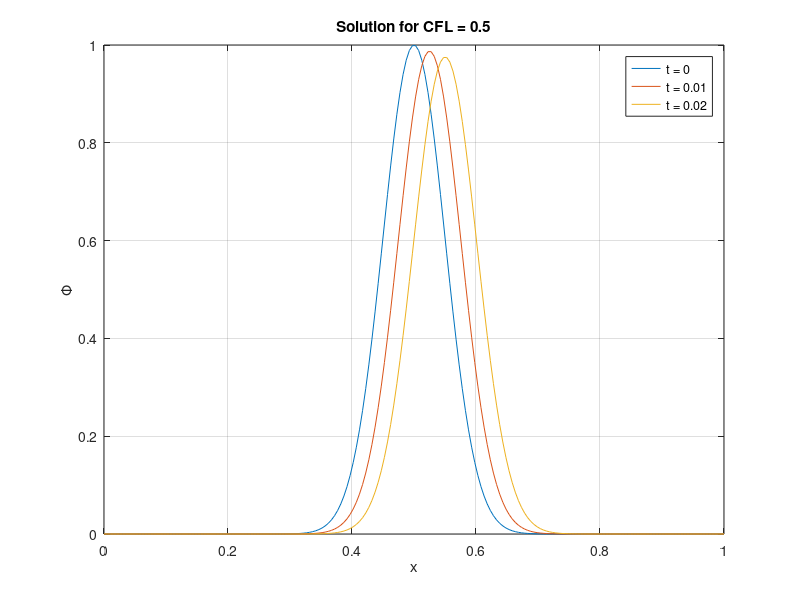
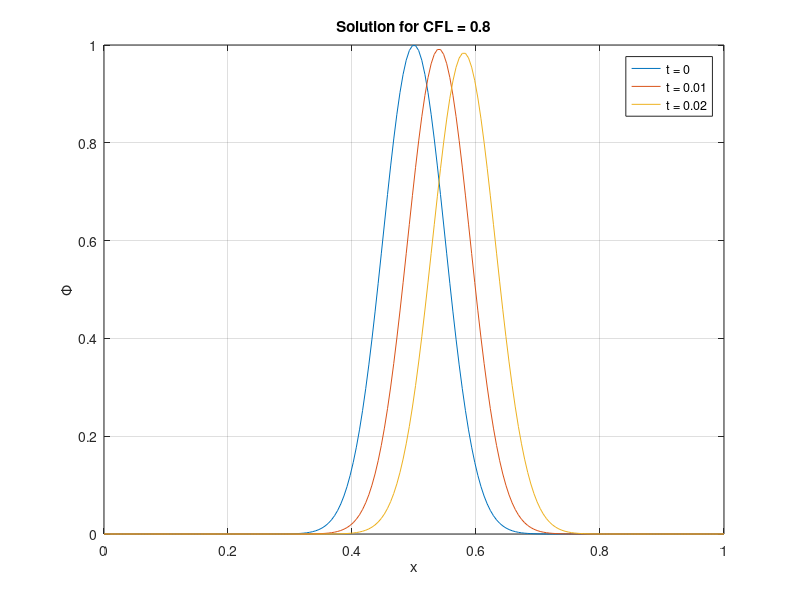
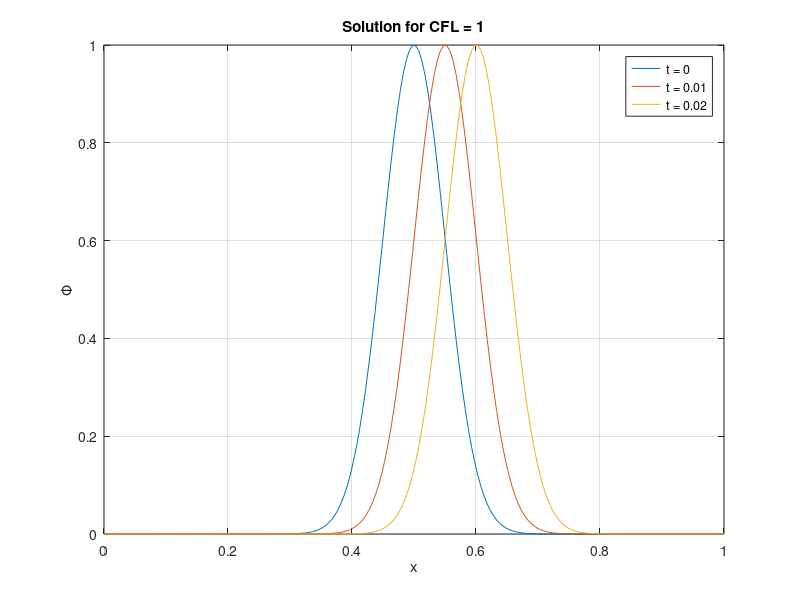

MATLAB code for these plots, in order: (Note: this script raises an error after producing the figures.)
% Parameters
L = 1;              % Length of the domain
Nx = 200;           % Number of grid points
dx = L / Nx;        % Grid spacing
x = linspace(0, L, Nx); % Spatial grid
dt = 0.01;          % Time step
T = 0.3;            % Total simulation time
Nt = ceil(T / dt);  % Number of time steps
u_values = [0.25, 0.4, 0.5]; % Different velocity values

% Initialize solution matrix
u_solution = zeros(Nx, Nt, length(u_values));

% Loop over different velocity values
for u_index = 1:length(u_values)
    u = u_values(u_index);
    
    % Stabilized discretization coefficient
    c = u * dt / dx;
    
    % Check CFL condition
    if c > 1
        error('CFL condition violated: 0 <= c <= 1');
    end
    
    % Initial condition (Gaussian wave with width 0.05)
    sigma = 0.05; % Width of the Gaussian wave
    u_solution(:, 1, u_index) = exp(-((x-0.5*L).^2) / (2*sigma^2));
    
    % Time integration
    for n = 1:Nt-1
        % Apply stabilized discretization
        for i = 2:Nx
            u_solution(i, n+1, u_index) = u_solution(i, n, u_index) - (u * dt / dx) * (u_solution(i, n, u_index) - u_solution(i-1, n, u_index));
        end
        
        % Boundary condition (periodic)
        u_solution(1, n+1, u_index) = u_solution(Nx, n+1, u_index);
    end
    
    % Plot solution
    figure;
    for n = 1:10:Nt
        plot(x, u_solution(:, n, u_index));
        hold on;
    end
    hold off;
    title(['Solution for CFL = ', num2str(c)]);
    xlabel('x');
    ylabel('\Phi');
    grid on;
    legend('t = 0', 't = 0.01', 't = 0.02');
end



% new-------------new

% Parameters
L = 1;                  % Length of the domain
Nx_values = [100, 200, 400]; % Different number of grid points for testing
T = 3;                  % Total simulation time
u_values = [0.25, 0.4, 0.5]; % Different velocity values
times_to_plot = [0, 0.15, 0.45, 0.65, 0.75]; % Times at which we want to plot the solution

% Loop over different number of grid points
for Nx_index = 1:length(Nx_values)
    Nx = Nx_values(Nx_index);
    dx = L / Nx;        % Grid spacing
    x = linspace(0, L, Nx); % Spatial grid
    dt = 0.01;          % Time step
    Nt = ceil(T / dt);  % Number of time steps

    % Initialize solution matrix
    u_solution = zeros(Nx, Nt, length(u_values));
    
    % Measure the speed of calculation
    tic;
    
    % Loop over different velocity values
    for u_index = 1:length(u_values)
        u = u_values(u_index);
        
        % Stabilized discretization coefficient
        c = u * dt / dx;
        
        % Check CFL condition
        if c > 1
            error('CFL condition violated: 0 <= c <= 1');
        end
        
        % Initial condition (Gaussian wave with width 0.05)
        sigma = 0.05; % Width of the Gaussian wave
        u_solution(:, 1, u_index) = exp(-((x-0.5*L).^2) / (2*sigma^2));
        
        % Time integration
        for n = 1:Nt-1
            % Apply upwind discretization with periodic boundary condition
            u_solution(1, n+1, u_index) = u_solution(1, n, u_index) - c * (u_solution(1, n, u_index) - u_solution(Nx, n, u_index));
            for i = 2:Nx
                if u >= 0
                    % Upwind scheme if velocity is positive
                    u_solution(i, n+1, u_index) = u_solution(i, n, u_index) - c * (u_solution(i, n, u_index) - u_solution(i-1, n, u_index));
                else
                    % Upwind scheme if velocity is negative
                    u_solution(i, n+1, u_index) = u_solution(i, n, u_index) - c * (u_solution(i+1, n, u_index) - u_solution(i, n, u_index));
                end
            end
        end
        
        % Determine time for wave to leave the domain
        wave_exit_time = find_wave_exit_time(u_solution(:,:,u_index), dt);
        
        % Capture locations of the wave at various time instances
        wave_locations = capture_wave_locations(u_solution(:,:,u_index), times_to_plot, dt);
        
        % Plot solution for specific times
        figure;
        legends = {};
        for t_index = 1:length(times_to_plot)
            t_value = times_to_plot(t_index);
            n = round(t_value / dt) + 1; % Calculate the time step (adding 1 because MATLAB indexing starts at 1)
            plot(x, u_solution(:, n, u_index));
            hold on;
            legends{end+1} = ['Time = ' num2str(t_value, '%.2f') ' s, Location = ' num2str(wave_locations(t_index))];
        end
        hold off;
        
        title(['Solution for u = ', num2str(u), ', Nx = ', num2str(Nx), ', CFL = ', num2str(c)]);
        xlabel('x');
        ylabel('\Phi');
        grid on;
        legend(legends, 'Location', 'best');
        fprintf('Wave exit time for u = %.2f, Nx = %d: %.2f s\n', u, Nx, wave_exit_time);
    end
    
    % End measurement of speed
    computation_time = toc;
    fprintf('Computation time for Nx = %d: %.2f s\n', Nx, computation_time);
end

% Function to determine time for wave to leave the domain
function exit_time = find_wave_exit_time(u_solution, dt)
    exit_time = NaN;
    threshold = max(u_solution(:,1)) * 0.01; % 1% of the initial peak value
    for n = 1:size(u_solution, 2)
        if max(u_solution(:,n)) < threshold
            exit_time = (n-1) * dt;
            return;
        end
    end
end

% Function to capture locations of the wave's peak at various time instances
function locations = capture_wave_locations(u_solution, times_to_plot, dt)
    locations = zeros(1, length(times_to_plot));
    for t_index = 1:length(times_to_plot)
        n = round(times_to_plot(t_index) / dt) + 1;
        [~, loc] = max(u_solution(:, n));
        locations(t_index) = loc;
    end
end

